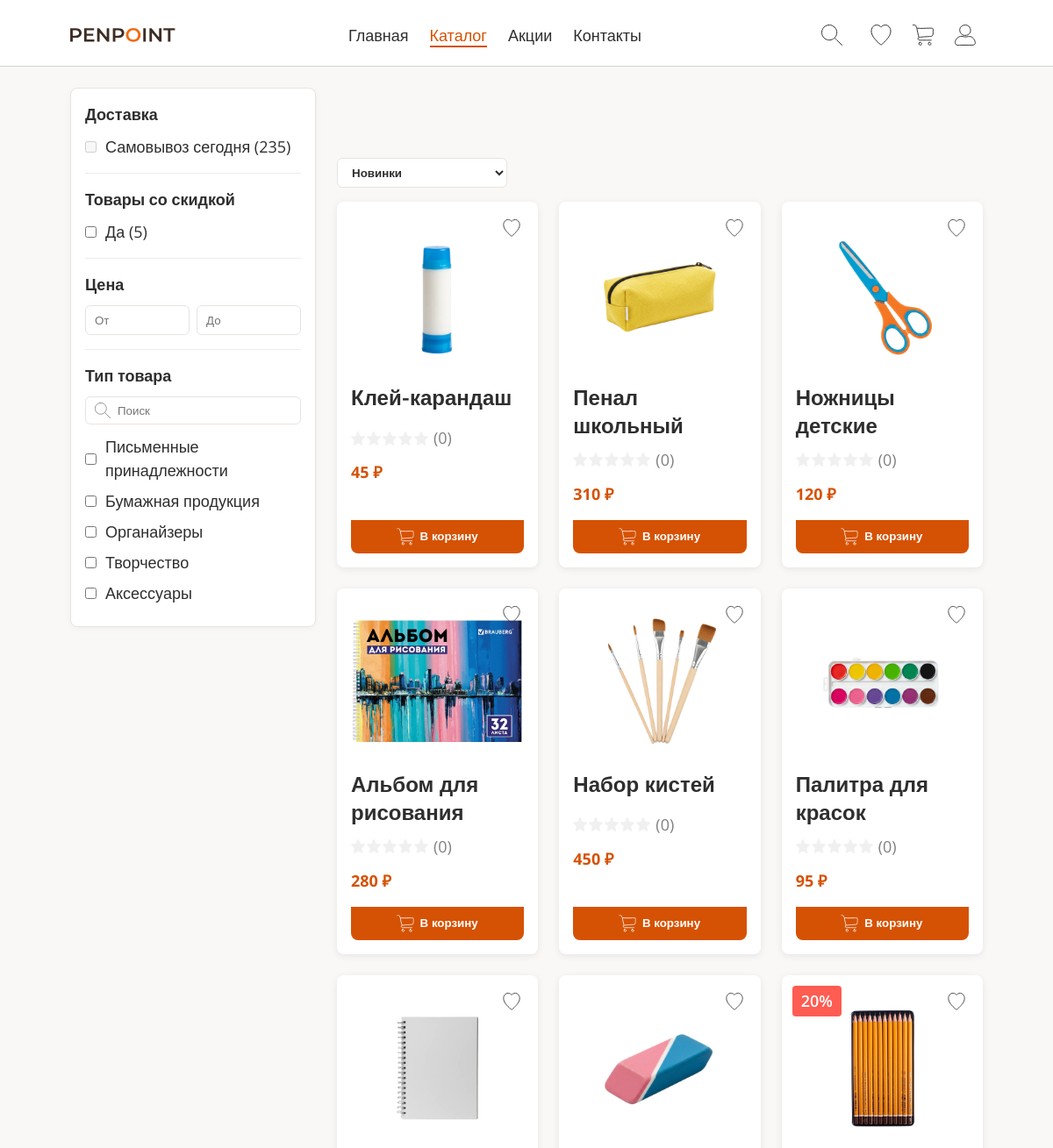
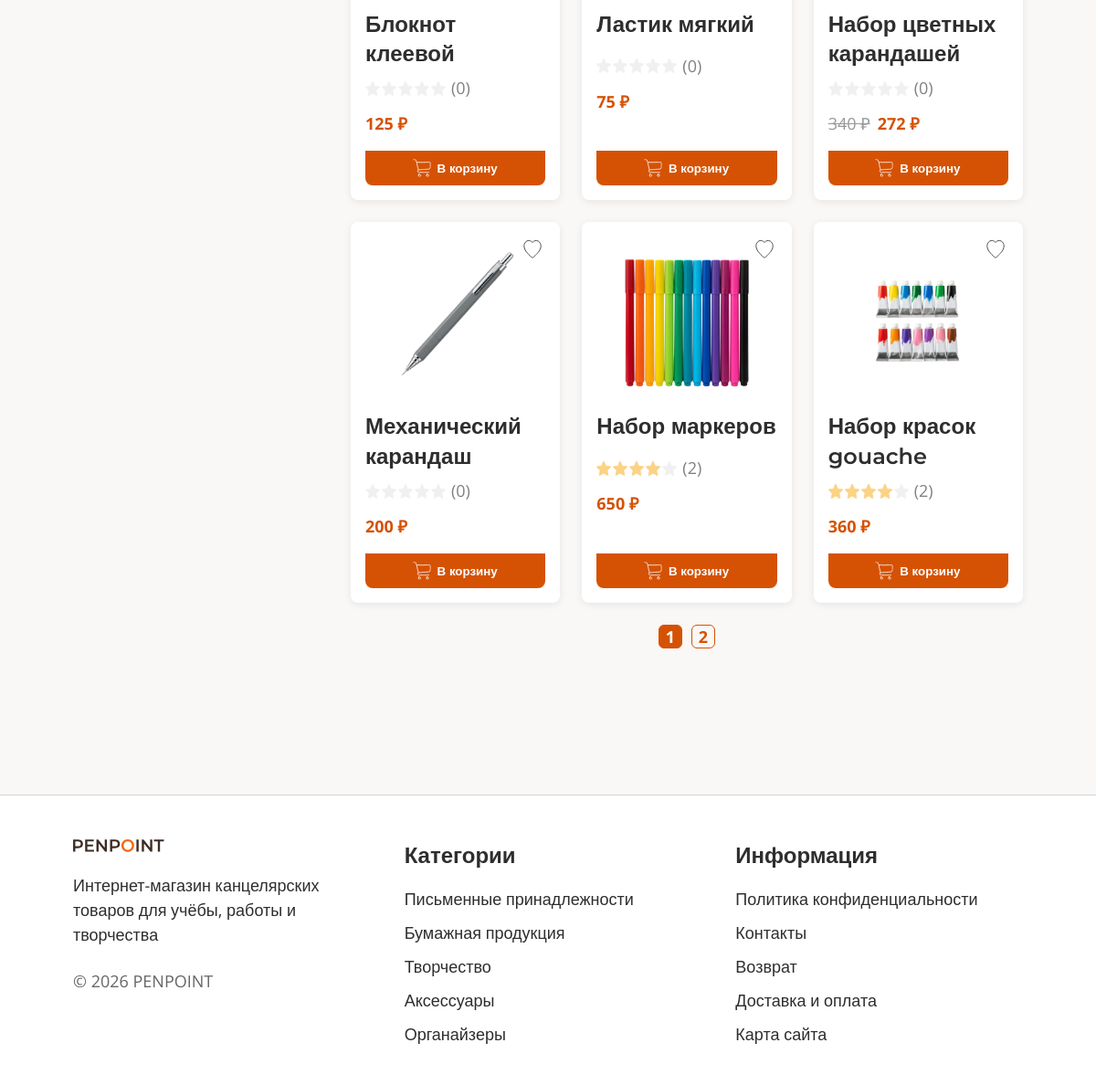
Screenshot of /catalog.php with the database file from the repository (2 pictures, top to bottom).
### tables this page shows
CREATE TABLE `categories` (
  `id` int(10) UNSIGNED NOT NULL,
  `name` varchar(100) NOT NULL,
  `slug` varchar(120) NOT NULL
);

CREATE TABLE `products` (
  `id` int(10) UNSIGNED NOT NULL,
  `category_id` int(10) UNSIGNED NOT NULL,
  `name` varchar(200) NOT NULL,
  `description` text,
  `price` decimal(10,2) NOT NULL,
  `stock_quantity` int(10) UNSIGNED DEFAULT '0',
  `rating` decimal(2,1) DEFAULT '0.0',
  `is_active` tinyint(1) DEFAULT '1',
  `created_at` timestamp NULL DEFAULT CURRENT_TIMESTAMP,
  `updated_at` timestamp NULL DEFAULT CURRENT_TIMESTAMP ON UPDATE CURRENT_TIMESTAMP
);

CREATE TABLE `product_images` (
  `id` int(10) UNSIGNED NOT NULL,
  `product_id` int(10) UNSIGNED NOT NULL,
  `image_path` varchar(255) NOT NULL
);

### includes/config.php (called while the page is built, shortened)
<?php
try {
    $pdo = new PDO(
        'mysql:host=' . DB_HOST . ';dbname=' . DB_NAME . ';charset=utf8mb4',
        DB_USER,
        DB_PASSWORD,
        [
            PDO::ATTR_ERRMODE => PDO::ERRMODE_EXCEPTION,
            PDO::ATTR_DEFAULT_FETCH_MODE => PDO::FETCH_ASSOC,
            PDO::ATTR_EMULATE_PREPARES => false
        ]
    );
} catch (PDOException $e) {
    die('Database connection error: ' . $e->getMessage());
}
function format_price($price) {
    $price = (float)$price;
    return number_format($price, 0, ',', ' ') . ' ₽';
}
function get_product_image($product_id) {
    global $pdo;
    try {
        $stmt = $pdo->prepare("
            SELECT image_path
            FROM product_images
            WHERE product_id = ?
            LIMIT 1
        ");
        $stmt->execute([(int)$product_id]);
        $result = $stmt->fetch();
        return $result ? htmlspecialchars($result['image_path'], ENT_QUOTES, 'UTF-8') : '/assets/product_images/default.png';
    } catch (PDOException $e) {
        error_log('Database error: ' . $e->getMessage());
        return '/assets/product_images/default.png';
    }
}
function get_product_rating($product_id) {
    global $pdo;
    try {
        $stmt = $pdo->prepare("
            SELECT
                ROUND(AVG(rating), 1) as rating,
                COUNT(*) as count
            FROM reviews
            WHERE product_id = ?
        ");
        $stmt->execute([(int)$product_id]);
        $result = $stmt->fetch();
        return [
            'rating' => (float)($result['rating'] ?? 0),
            'count' => (int)($result['count'] ?? 0)
        ];
    } catch (PDOException $e) {
        error_log('Database error: ' . $e->getMessage());
        return ['rating' => 0, 'count' => 0];
    }
}
function get_categories() {
    global $pdo;
    try {
        $stmt = $pdo->query("
            SELECT id, name, slug
            FROM categories
            ORDER BY id ASC
        ", PDO::FETCH_ASSOC);
        return $stmt->fetchAll() ?? [];
    } catch (PDOException $e) {
        error_log('Database error: ' . $e->getMessage());
        return [];
    }
}
?>

### catalog.php (the view, shortened to what this page needs)
<?php
require_once __DIR__ . '/includes/config.php';
$q = isset($_GET['q']) ? trim((string)$_GET['q']) : '';
$sort = isset($_GET['sort']) ? (string)$_GET['sort'] : 'new';
$page = max(1, (int)($_GET['page'] ?? 1));
$per_page = 12;
$min_price = isset($_GET['min_price']) && $_GET['min_price'] !== '' ? (float)$_GET['min_price'] : null;
$max_price = isset($_GET['max_price']) && $_GET['max_price'] !== '' ? (float)$_GET['max_price'] : null;
$sale_only = isset($_GET['sale']) && $_GET['sale'] === '1';
$category_ids = [];
$discount_map = [
    1 => 30,
    2 => 30,
    3 => 30,
    5 => 20,
    9 => 20,
];
$order_by = "p.created_at DESC";
$where = ["p.is_active = 1"];
$params = [];
$where_sql = implode(' AND ', $where);
$stmt_total = $pdo->prepare("SELECT COUNT(*) as cnt FROM products p WHERE $where_sql");
$stmt_total->execute($params);
$total = (int)($stmt_total->fetch()['cnt'] ?? 0);
$pages = max(1, (int)ceil($total / $per_page));
$page = min($page, $pages);
$offset = ($page - 1) * $per_page;
$stmt = $pdo->prepare("
    SELECT p.*
    FROM products p
    WHERE $where_sql
    ORDER BY $order_by
    LIMIT $per_page OFFSET $offset
");
$stmt->execute($params);
$products = $stmt->fetchAll() ?: [];
$categories = get_categories();
$is_ajax = !empty($_SERVER['HTTP_X_REQUESTED_WITH']) && strtolower($_SERVER['HTTP_X_REQUESTED_WITH']) === 'xmlhttprequest';
function build_query(array $overrides = []): string {
    $q = $_GET;
    foreach ($overrides as $k => $v) {
        if ($v === null) {
            unset($q[$k]);
        } else {
            $q[$k] = $v;
        }
    }
    return http_build_query($q);
}
?>
<?php if (!$is_ajax): ?>
<!DOCTYPE html>
<html lang="ru">
<head>
    <link rel="stylesheet" href="/styles/global.css">
    <link rel="stylesheet" href="/styles/header.css">
    <link rel="stylesheet" href="/styles/product-card.css">
    <link rel="stylesheet" href="/styles/footer.css">
    <link rel="stylesheet" href="/styles/catalog.css">
</head>
<body>
    <?php include __DIR__ . '/includes/header.php'; ?>
    <main class="main catalog">
<?php endif; ?>
<?php if (!$is_ajax): ?>
        <aside class="catalog__filters">
            <form class="filters" id="catalog-filters-form" method="get" action="/catalog.php">
                <div class="filters__section">
                    <div class="filters__title">Доставка</div>
                    <label class="filters__check">
                        <input type="checkbox" disabled>
                        <span>Самовывоз сегодня (235)</span>
                    </label>
                </div>
                <div class="filters__section">
                    <div class="filters__title">Товары со скидкой</div>
                    <label class="filters__check">
                        <input type="checkbox" name="sale" value="1" <?php echo $sale_only ? 'checked' : ''; ?>>
                        <span>Да (<?php echo count($discount_map); ?>)</span>
                    </label>
                </div>
                <div class="filters__section">
                    <div class="filters__title">Цена</div>
                    <div class="filters__price">
                        <input class="filters__input" type="number" name="min_price" placeholder="От" value="<?php echo $min_price !== null ? htmlspecialchars((string)$min_price) : ''; ?>">
                        <input class="filters__input" type="number" name="max_price" placeholder="До" value="<?php echo $max_price !== null ? htmlspecialchars((string)$max_price) : ''; ?>">
                    </div>
                </div>
                <div class="filters__section">
                    <div class="filters__title">Тип товара</div>
                    <div class="filters__search">
                        <img src="/assets/icons/search.svg" alt="" class="filters__search-icon" aria-hidden="true">
                        <input class="filters__search-input" type="text" name="q" placeholder="Поиск" value="<?php echo htmlspecialchars($q); ?>">
                    </div>
                    <div class="filters__list">
                        <?php foreach ($categories as $cat): ?>
                            <?php $checked = in_array((int)$cat['id'], $category_ids, true); ?>
                            <label class="filters__check">
                                <input type="checkbox" name="category[]" value="<?php echo (int)$cat['id']; ?>" <?php echo $checked ? 'checked' : ''; ?>>
                                <span><?php echo htmlspecialchars($cat['name']); ?></span>
                            </label>
                        <?php endforeach; ?>
                    </div>
                </div>
            </form>
        </aside>
<?php endif; ?>
        <section class="catalog__content" id="catalog-content">
            <div class="catalog__toolbar">
                <form method="get" class="catalog__sort" id="catalog-sort-form">
                    <select name="sort" class="catalog__sort-select">
                        <option value="new" <?php echo $sort === 'new' ? 'selected' : ''; ?>>Новинки</option>
                    </select>
                </form>
            </div>
            <div class="catalog__grid">
                <?php foreach ($products as $p): ?>
                    <?php
                    $pid = (int)$p['id'];
                    $img = get_product_image($pid);
                    $r = get_product_rating($pid);
                    $rv = (float)$r['rating'];
                    $dc = $discount_map[$pid] ?? 0;
                    $old = (float)$p['price'];
                    $new = $dc ? round($old * (1 - $dc / 100), 2) : $old;
                    ?>
                    <article class="product-card">
                        <?php if ($dc): ?>
                            <span class="product-card__badge product-card__badge--discount"><?php echo (int)$dc; ?>%</span>
                        <?php endif; ?>
                        <button type="button" class="product-card__wishlist" aria-label="В избранное" data-product-id="<?php echo $pid; ?>">
                            <img src="/assets/icons/heart.svg" alt="" class="product-card__wishlist-icon">
                        </button>
                        <a href="/pages/page-product.php?id=<?php echo $pid; ?>" class="product-card__link">
                            <img src="<?php echo htmlspecialchars($img); ?>" alt="<?php echo htmlspecialchars($p['name']); ?>" class="product-card__image" loading="lazy">
                        </a>
                        <h3 class="product-card__name">
                            <a href="/pages/page-product.php?id=<?php echo $pid; ?>"><?php echo htmlspecialchars($p['name']); ?></a>
                        </h3>
                        <div class="product-card__rating">
                            <span class="product-card__stars" aria-label="Рейтинг: <?php echo $rv; ?> из 5">
                                <?php for ($i = 1; $i <= 5; $i++): ?>
                                    <?php
                                    $fill = max(0, min(1, $rv - ($i - 1)));
                                    $fill_percent = (int)round($fill * 100);
                                    ?>
                                    <span class="star" aria-hidden="true">
                                        <img src="/assets/icons/star.svg" alt="" class="star__bg" width="16" height="16">
                                        <span class="star__fg" style="width: <?php echo $fill_percent; ?>%;">
                                            <img src="/assets/icons/star.svg" alt="" class="star__img" width="16" height="16">
                                        </span>
                                    </span>
                                <?php endfor; ?>
                            </span>
                            <span class="product-card__reviews">(<?php echo (int)$r['count']; ?>)</span>
                        </div>
                        <div class="product-card__price">
                            <?php if ($dc): ?>
                                <span class="product-card__price--old"><?php echo format_price($old); ?></span>
                            <?php endif; ?>
                            <span class="product-card__price--new"><?php echo format_price($new); ?></span>
                        </div>
                        <button type="button"
                            class="product-card__add-to-cart"
                            data-product-id="<?php echo $pid; ?>"
                            data-product-name="<?php echo htmlspecialchars($p['name'], ENT_QUOTES); ?>"
                            data-product-price="<?php echo (float)$new; ?>">
                            <img src="/assets/icons/cart.svg" alt="" class="product-card__add-to-cart-icon" width="18" height="18">
                            В корзину
                        </button>
                    </article>
                <?php endforeach; ?>
            </div>
            <div class="catalog__pagination">
                <?php for ($p = 1; $p <= $pages; $p++): ?>
                    <?php $is_active = $p === $page; ?>
                    <a class="catalog__page <?php echo $is_active ? 'catalog__page--active' : ''; ?>"
                        href="/catalog.php?<?php echo htmlspecialchars(build_query(['page' => $p])); ?>">
                        <?php echo $p; ?>
                    </a>
                <?php endfor; ?>
            </div>
        </section>
<?php if (!$is_ajax): ?>
    </main>
    <?php include __DIR__ . '/includes/footer.php'; ?>
</body>
</html>
<?php endif; ?>

### rows the page displays
categories: name "Письменные принадлежности"
categories: name "Бумажная продукция"
categories: name "Органайзеры"
categories: name "Творчество"
categories: name "Аксессуары"
products: id.image_path (picture), name "Клей-карандаш", count "0", format_price($new) "45 ₽"
products: id.image_path (picture), name "Пенал школьный", count "0", format_price($new) "310 ₽"
products: id.image_path (picture), name "Ножницы детские", count "0", format_price($new) "120 ₽"
products: id.image_path (picture), name "Альбом для рисования", count "0", format_price($new) "280 ₽"
products: id.image_path (picture), name "Набор кистей", count "0", format_price($new) "450 ₽"
products: id.image_path (picture), name "Палитра для красок", count "0", format_price($new) "95 ₽"
products: id.image_path (picture), name "Блокнот клеевой", count "0", format_price($new) "125 ₽"
products: id.image_path (picture), name "Ластик мягкий", count "0", format_price($new) "75 ₽"
products: id "20", id.image_path (picture), name "Набор цветных карандашей", count "0", price "340 ₽", format_price($new) "272 ₽"
products: id.image_path (picture), name "Механический карандаш", count "0", format_price($new) "200 ₽"
products: id.image_path (picture), name "Набор маркеров", $fill_percent 100 (drawn), count "2", format_price($new) "650 ₽"
products: id.image_path (picture), name "Набор красок gouache", $fill_percent 100 (drawn), count "2", format_price($new) "360 ₽"

### other values shown
count($discount_map) "5"
